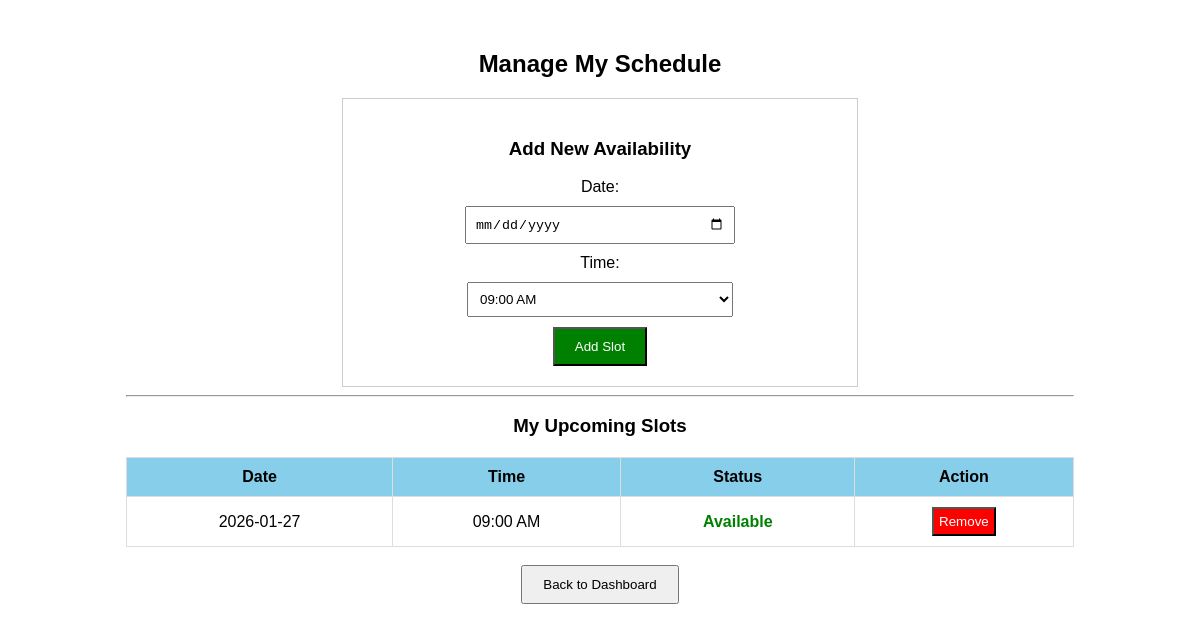
Before: /View/vw_tutor/v_manage_schedule.php (signed in) with the older database file.
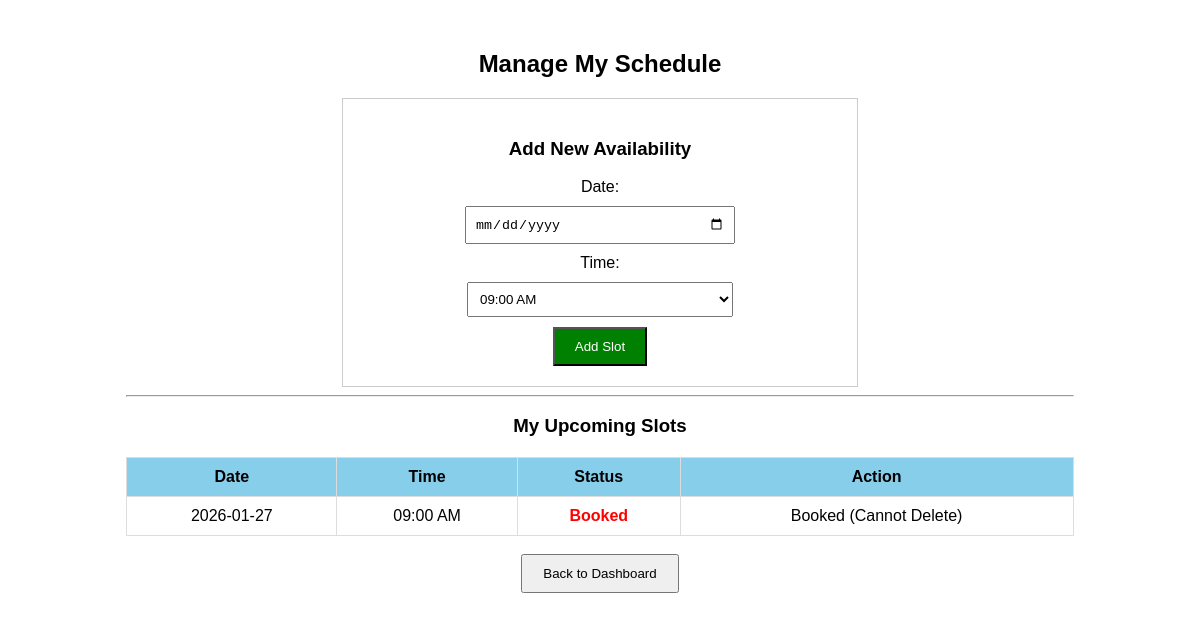
After: the same page with the newer database file.
### tables this page shows
CREATE TABLE `session_schedules` (
  `id` int(11) NOT NULL,
  `tutor_id` int(11) NOT NULL,
  `date` date NOT NULL,
  `time_slot` varchar(50) NOT NULL,
  `status` enum('available','booked') NOT NULL DEFAULT 'available',
  `student_id` int(11) DEFAULT NULL
);

### Model/m_session.php (called while the page is built, shortened)
<?php
function getTutorSlots($tutor_id) {
    $conn = dbConnect();
    $sql = "SELECT * FROM session_schedules WHERE tutor_id='$tutor_id' ORDER BY date, time_slot ASC";
    $result = mysqli_query($conn, $sql);
    $slots = [];
    if ($result) {
        while($row = mysqli_fetch_assoc($result)) {
            $slots[] = $row;
        }
    }
    return $slots;
}
?>

### View/vw_tutor/v_manage_schedule.php (the view, shortened to what this page needs)
<?php
require_once("../../Model/m_session.php");
$mySlots = getTutorSlots($_SESSION['user_id']);
?>
<!DOCTYPE html>
<html>
<head>
    <link rel="stylesheet" href="../v_css/common.css">
</head>
<body>
    <div class="container">
        <h2>Manage My Schedule</h2>
        <form action="../../Controller/c_session.php" method="POST" style="border:1px solid #ccc; padding:20px; width:50%; margin:0 auto;">
            <h3>Add New Availability</h3>
            <label>Date:</label>
            <input type="date" name="date" required min="<?php echo date('Y-m-d'); ?>">
            <label>Time:</label>
            <select name="time_slot" style="display:block; margin:10px auto; padding:8px; width:266px;">
                <option value="09:00 AM">09:00 AM</option>
            </select>
            <button type="submit" name="add_slot" style="background-color:green; color:white;">Add Slot</button>
        </form>
        <hr>
        <h3>My Upcoming Slots</h3>
        <table>
            <thead>
                <tr>
                    <th>Date</th>
                    <th>Time</th>
                    <th>Status</th>
                    <th>Action</th>
                </tr>
            </thead>
            <tbody>
                <?php if(count($mySlots) > 0): ?>
                    <?php foreach($mySlots as $slot): ?>
                        <tr>
                            <td><?php echo $slot['date']; ?></td>
                            <td><?php echo $slot['time_slot']; ?></td>
                            <td class="<?php echo $slot['status']; ?>"><?php echo ucfirst($slot['status']); ?></td>
                            <td>
                                <?php if($slot['status'] == 'available'): ?>
                                    <form action="../../Controller/c_session.php" method="POST">
                                        <button type="submit" name="delete_slot" style="background-color:red; color:white; padding:5px;">Remove</button>
                                    </form>
                                <?php else: ?>
                                    <span>Booked (Cannot Delete)</span>
                                <?php endif; ?>
                            </td>
                        </tr>
                    <?php endforeach; ?>
                <?php else: ?>
                    <tr><td colspan="4">No slots added yet.</td></tr>
                <?php endif; ?>
            </tbody>
        </table>
        <br>
        <button onclick="location.href='v_tutor_home.php'">Back to Dashboard</button>
    </div>
</body>
</html>

### View/v_css/common.css (style rules this page uses)
body { font-family: sans-serif; text-align: center; margin-top: 50px; }
input, select, textarea { display: block; margin: 10px auto; padding: 8px; width: 250px; }
button { padding: 10px 20px; cursor: pointer; }

### View/vw_tutor/v_manage_schedule.php (style rules this page uses)
.container { width: 80%; margin: 20px auto; text-align: center; }
table { width: 100%; border-collapse: collapse; margin-top: 20px; }
th, td { border: 1px solid #ddd; padding: 10px; }
th { background-color: skyblue; }
.booked { color: red; font-weight: bold; }
.available { color: green; font-weight: bold; }

Changed rows visible on the page:
changed session_schedules "09:00 AM": status "Available" → "Booked"; status "Remove" → "Booked (Cannot Delete)"
